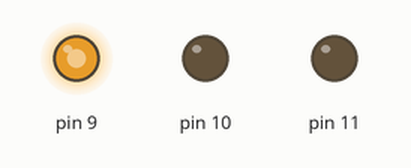
Simulated run of this sketch. Board: Arduino Uno, built with avr-gcc and run on an emulated ATmega328P. Shown: output pins drawn as LEDs (lit = HIGH).

Above: at 0.05 s.
At 7.45 s:
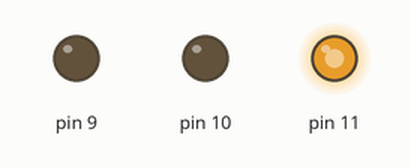
At 14.95 s:
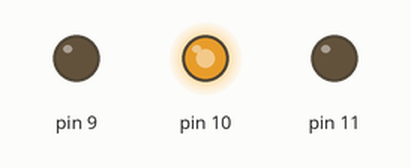
Timing chart, 0 to 19.5 s (numbered marks = the images above):
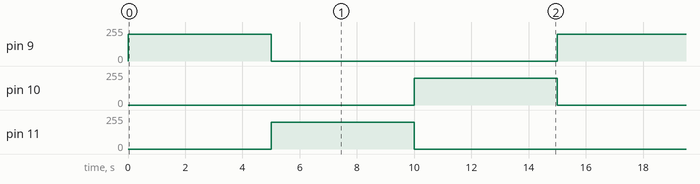

The sketch:

LEDtest.ino
```cpp
void setup() {
pinMode(9,OUTPUT);
pinMode(10,OUTPUT);
pinMode(11,OUTPUT);
}

void loop() {
  // put your main code here, to run repeatedly:
  RGB_colour(200,0,0);
  delay(5000);
  RGB_colour(0,200,0);
  delay(5000);
  RGB_colour(0,0,200);
  delay(5000);
/*  delay(1000);
  RGB_colour(56,58,43);
  delay(1000);
  RGB_colour(64,68,35);
  delay(1000);*/
}
void RGB_colour(int r,int g,int b)
{
  analogWrite(9,r);
  analogWrite(10,b);
  analogWrite(11,g);
  return;
}
```

Measured:
- by itself, pin 9–11: alternates 200/255 for 5.0 s and 0/255 for 10.0 s
